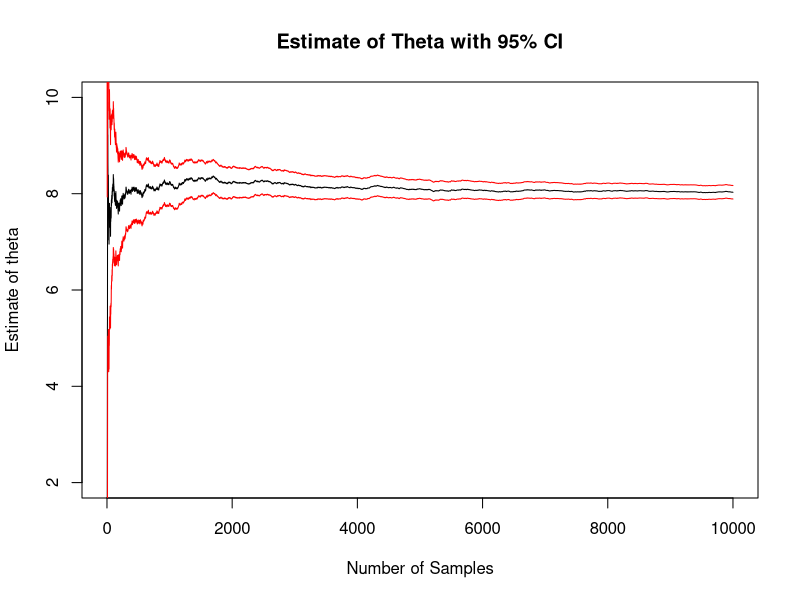
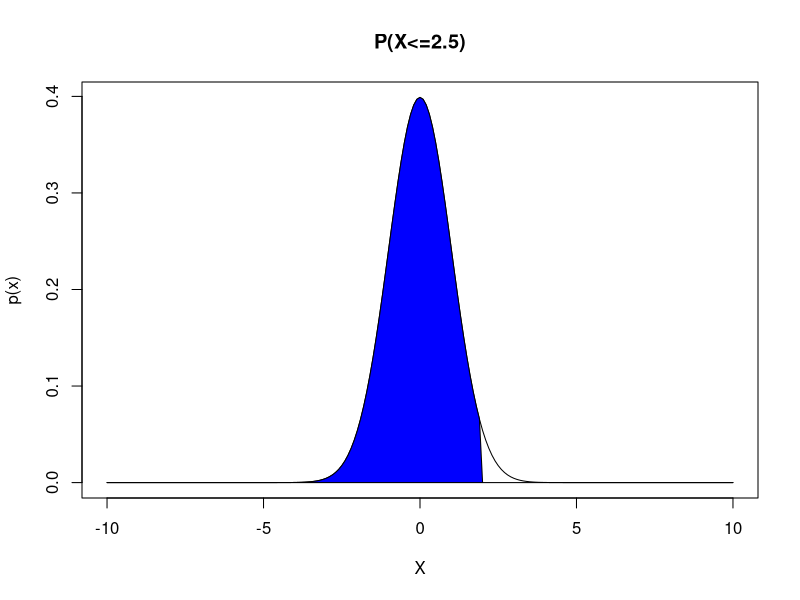
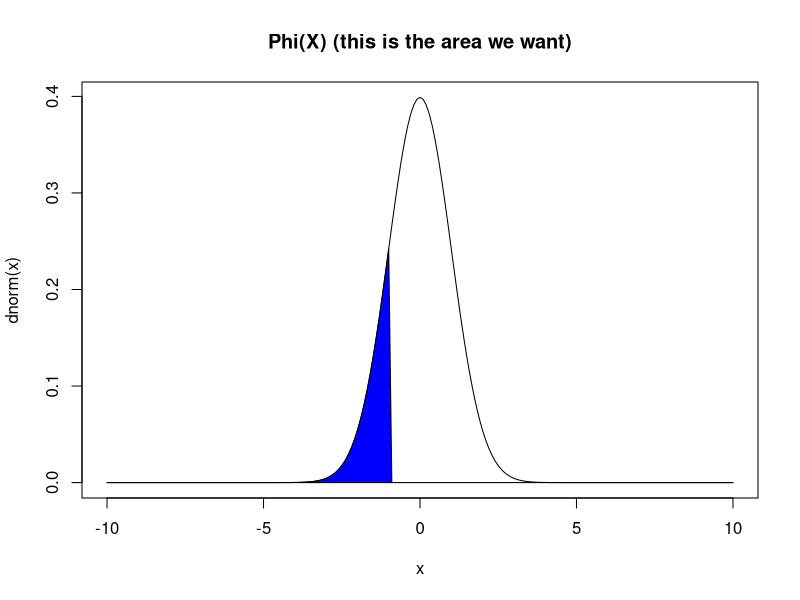
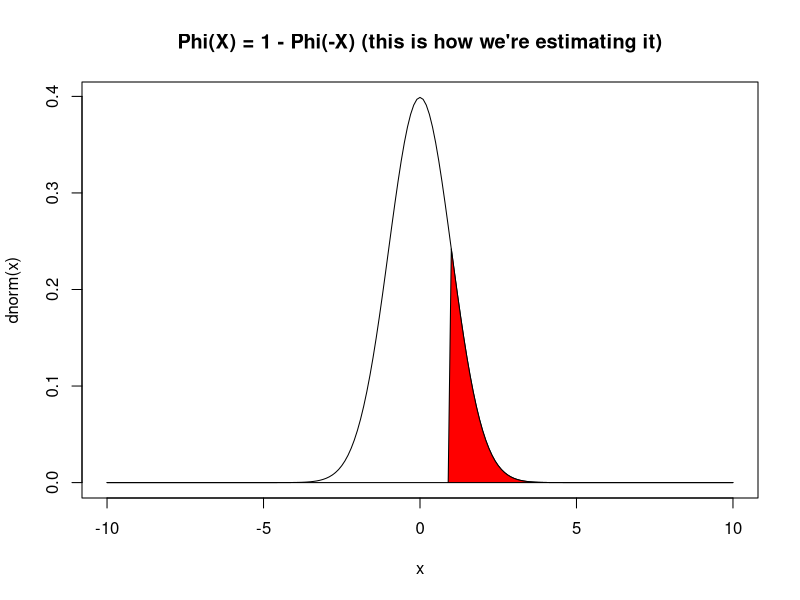
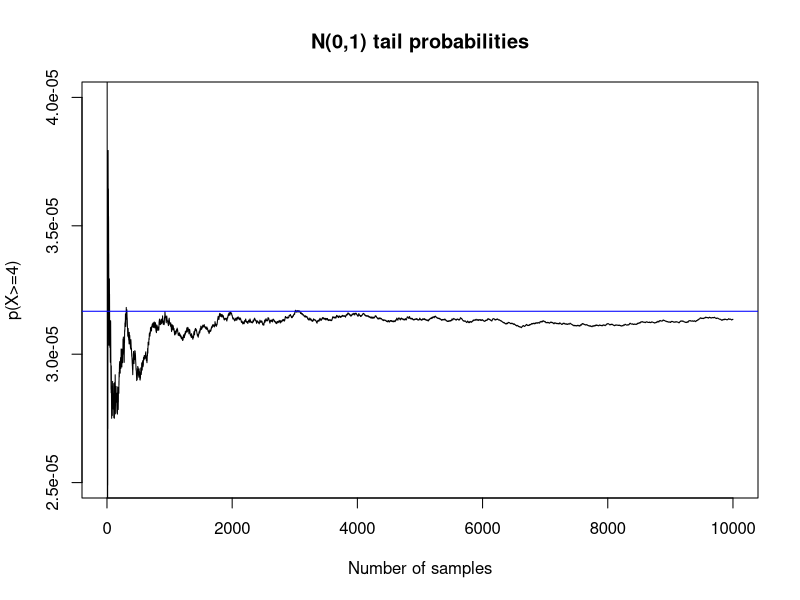
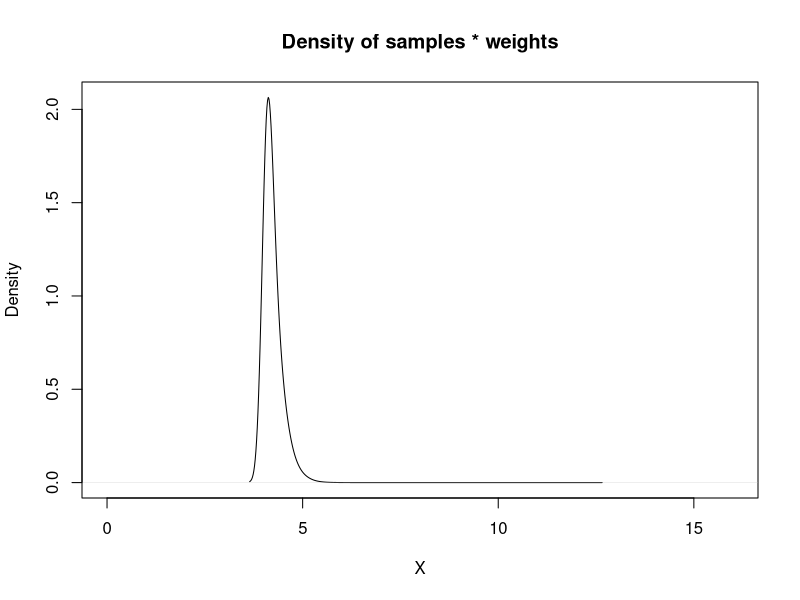
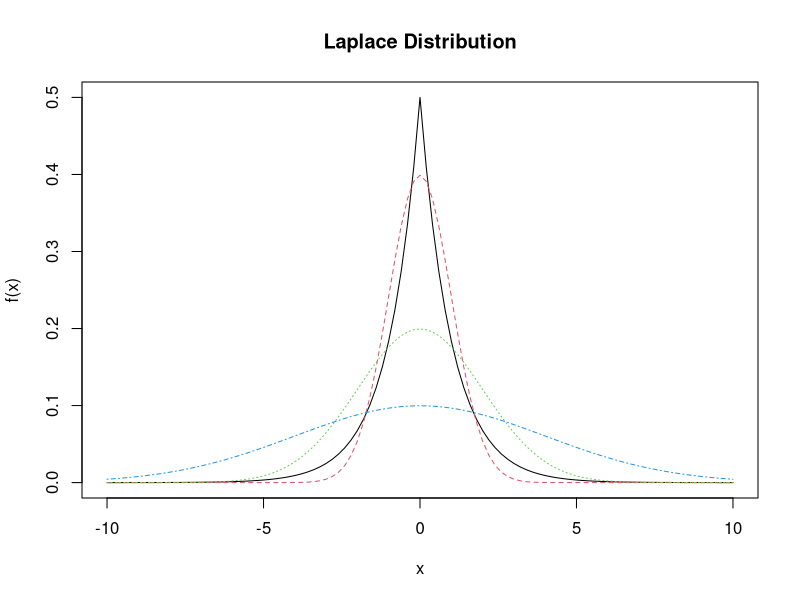
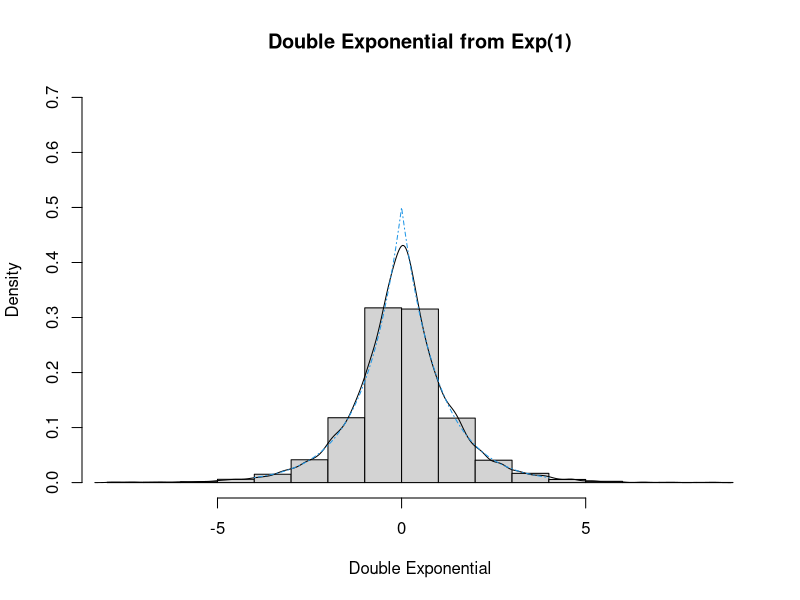

The R script that drew these images, in order:
## ---- chunk 1
N = 10000 ## sample size

h <- function(x) { 3*x^2 } ## function of interest, h(x)

X <- runif(n = N, min = 0, max = 2)  ## samples from f(x)

v = 2 * mean(h(X)) ## 2 * E[h(x)]

print(v) ## approximately 8


## ---- chunk 2
N = 10000 ## sample size

h <- function(x) { 3*x^2 } ## function of interest, h(x)

X <- runif(n = N, min = 0, max = 2)  ## samples from f(x)
h_values <- 2 * h(X)

cumMean <- function(x, n){
  num = cumsum(x)
  denom = 1:n
  result = num/denom
  return(result)
}


cumSE <- function(x, n){
  m = mean(x)
  num = sqrt(cumsum((x - m)^2))
  denom = 1:n
  result = num/denom ## cummulative mean of (x_i - theta)^2
  return(result)
}

thetas = cumMean(h_values, N)
SE = cumSE(h_values, N)

plot(x = 1:N, y = thetas, type = "l", ylim = c(2, 10), xlab = "Number of Samples",
     ylab = "Estimate of theta",
     main = "Estimate of Theta with 95% CI")
lines(x = 1:N, y = thetas + 1.96*SE, col = "red") ## CI
lines(x = 1:N, y = thetas - 1.96*SE, col = "red") ## CI

## ---- chunk 3
## final estimate
thetaHat = mean(h_values)
se <- sd(x = h_values)/sqrt(N)
ci <- thetaHat + 1.96*c(-1,1) * se

print("Theta estimate: ")
print(thetaHat)
print("Confidence Intervals")
print(ci)

## ---- chunk 4
x <- seq(from = -10, to = 10, by = 0.1)

out = dnorm(x)
out[x >= 2] = 0

plot(x, dnorm(x), type = "l", main = "P(X<=2.5)", 
     xlab = "X", ylab = "p(x)")
polygon(x, out, col = "blue")

## ---- chunk 5
N = 10000
x = 2.5
t = runif(N, 0, 2.5)
p = 0.5 + 1/sqrt(2*pi) * mean(x * exp(-t^2 / 2))

print(p)
print(x = pnorm(q = 2.5, lower.tail = TRUE))

## ---- chunk 6
x <- seq(from = -10, to = 10, by = 0.1)

out = dnorm(x)
out[x > -1] = 0

plot(x, dnorm(x), type = "l", main = "Phi(X) (this is the area we want)")
polygon(x, out, col = "blue")


out = dnorm(x)
out[x < 1] = 0

plot(x, dnorm(x), type = "l", main = "Phi(X) = 1 - Phi(-X) (this is how we're estimating it)")
polygon(x, out, col = "red")

## ---- chunk 7
N = 10000
x = 3.2
Z = rnorm(N)
p_val = mean(Z <= x)
print(p_val)
print(sum(Z > x)) ## few samples with Z > x



## ---- chunk 8
set.seed(9124555)
N = 10000
x = 4
t = rnorm(N) >= x ## looking at the lower tail
p_val = sum(t)/N
print(sum(t)) ## only 1 sample greater or equal to 4
print(p_val)

## compare this with
RPval = pnorm(q = 4, lower.tail = FALSE) ## lower tail
print(RPval)
## ---- chunk 9

N = 10^4
t = 4
X = rexp(N) + t
w = dnorm(X)/dexp(X - t) ## importance sampling weights dnorm/dexp(x-4)

theta = mean(w)
cumTheta = cumsum(w) / 1:N

plot(cumTheta, type = "l", main = "N(0,1) tail probabilities",
     xlab = "Number of samples", ylab = "p(X>=4)",
     ylim = c(2.5 * 10^(-5), 4 * 10^(-5)))
abline(a = pnorm(t, lower.tail = FALSE), b = 0, col = "blue")

print(pnorm(t, lower.tail = FALSE))
print(theta) ## close results!

plot(density(X, weights=w/sum(w)), main = "Density of samples * weights",
     xlab = "X", ylab = "Density",
     xlim = c(0,16)) ## plot density of samples from Exp(x - 4) * weights

## ---- chunk 10
f <- function(x){
  out = (1/2) * exp(x = -1 * abs(x))
  return(out)
}

curve(expr = f, from = -10, to = 10, type = "l",
      main = "Laplace Distribution")

curve(expr = dnorm(x, sd = 1), from = -10, to = 10, type = "l",
      lty = 2, col = 2,
      add = TRUE)

curve(expr = dnorm(x, sd = 2), from = -10, to = 10, type = "l",
      lty = 3, col = 3,
      add = TRUE)


curve(expr = dnorm(x, sd = 4), from = -10, to = 10, type = "l",
      lty = 4, col = 4,
      add = TRUE)


## ---- chunk 11
N = 10000
x = rnorm(N)
w = f(x)/dnorm(x) 
theta <- mean(x = x^2 * w)
print(theta)


N = 10000
x = rnorm(N, sd = 2)
w = f(x)/dnorm(x) 
theta <- mean(x = x^2 * w)
print(theta)



N = 10000
x = rnorm(N, sd = 4)
w = f(x)/dnorm(x, sd = 4)
theta <- mean(x = x^2 * w)
print(theta)



## ---- chunk 12
N = 10^4
f <- function(x){
  out = (1/2) * exp(x = -1 * abs(x))
  return(out)
}
pos_neg <- sample(x = c(-1,1), size = N, replace = TRUE)
x = rexp(n = N)
double_exp = pos_neg * x 

hist(double_exp, probability = TRUE, ylim = c(0,0.7),
     main = "Double Exponential from Exp(1)",
     xlab = "Double Exponential", ylab = "Density")
lines(density(double_exp))
curve(expr = f, from = -4, to = 4, add = TRUE, col = 4, lty = 4)


theta = mean(double_exp^2)
print(theta)

## ---- chunk 13

posterior = function(a,b){
  x = exp(2*(lgamma(a+b) - lgamma(a) - lgamma(b)) + 
            a*log(0.3) + b* log(0.2))
  return(x)
}

a = 1:150
b = 1:100
post = outer(a,b,posterior)
image(a, b, post,
      xlab = expression(alpha), ylab = expression(beta),
      main = paste("Controur plot of the ", expression(Pi), "(a,b|x)", sep = ""))
contour(a, b, post, add = TRUE)



